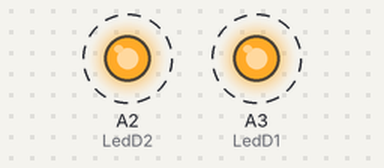
Bench run of a sketch on a simulated Arduino Uno, built with avr-gcc and run on an emulated ATmega328P. Shown: output pins drawn as LEDs (lit = HIGH). Dashed ring = blinking.

Above: at 0.12 s.
Timing chart, 0 to 3.5 s (numbered marks = the images above):
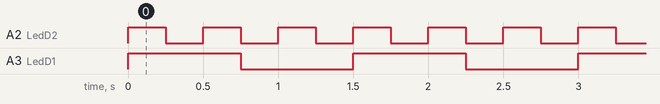

Measured:
- by itself, A2 (LedD2): alternates HIGH for 0.25 s and LOW for 0.25 s
- by itself, A3 (LedD1): alternates HIGH for 0.75 s and LOW for 0.75 s
- by itself, everything shown: repeats every 1.5 s, in 6 steps

The sketch:

truc.ino
```cpp
#define LedD1 A3
#define LedD2 A2

void setup() {
pinMode(LedD1,OUTPUT);
pinMode(LedD2,OUTPUT);
}

void loop() {
digitalWrite(LedD1,HIGH);
digitalWrite(LedD2,HIGH);

delay(250);

digitalWrite(LedD2,LOW);

delay(250);

digitalWrite(LedD2,HIGH);

delay(250);

digitalWrite(LedD2,LOW);
digitalWrite(LedD1,LOW);

delay(250);

digitalWrite(LedD2,HIGH);

delay(250);

digitalWrite(LedD2,LOW);

delay(250);

}
```
